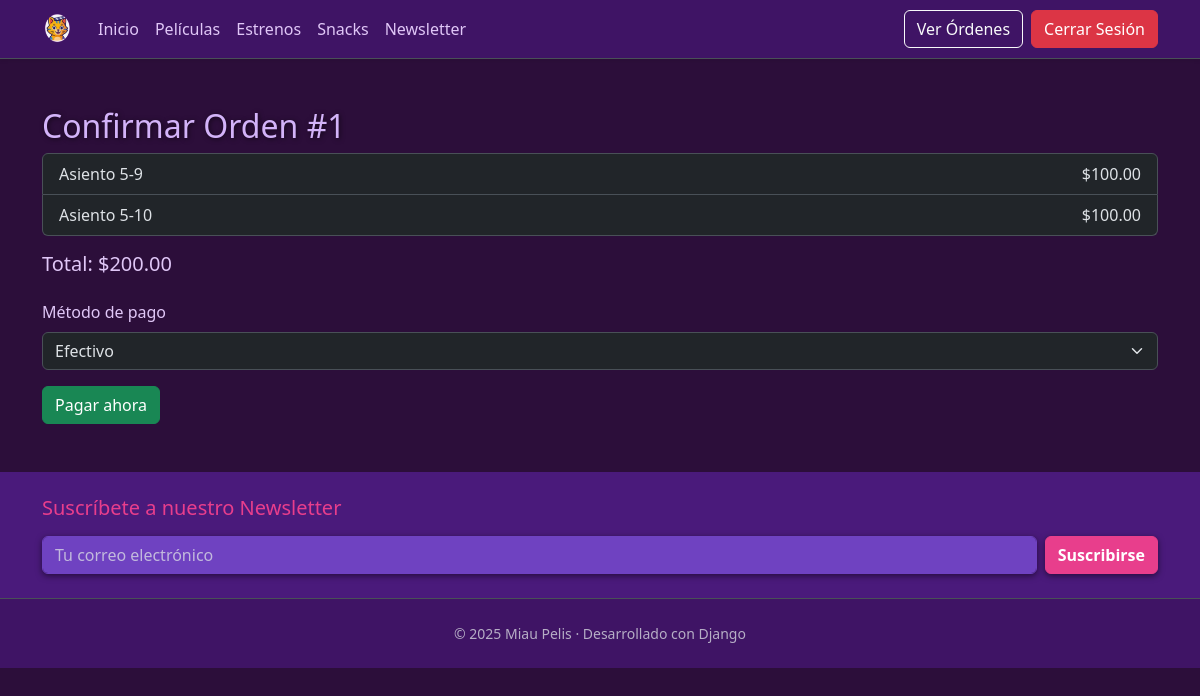
The page /order/1/confirm/ (signed in) on the database its author committed.
### cinema/models.py (models this page shows, shortened)
class TimeStampedModel(models.Model):
    created = models.DateTimeField(auto_now_add=True)
    updated = models.DateTimeField(auto_now=True)
    class Meta:
        abstract = True
        ordering = ('-created',)

class Order(TimeStampedModel):
    customer      = models.ForeignKey(Customer, on_delete=models.SET_NULL, null=True, related_name='orders')
    payment_method= models.CharField(max_length=3, choices=PaymentMethod.choices)
    total_amount  = models.DecimalField(max_digits=8, decimal_places=2)
    paid_at       = models.DateTimeField(null=True, blank=True)
    class Status(models.TextChoices):
        PENDING  = 'PEN', 'Pendiente'
        PAID     = 'PAI', 'Pagada'
        CANCELED = 'CAN', 'Cancelada'
    status        = models.CharField(max_length=3, choices=Status.choices, default=Status.PENDING)

class OrderTicket(models.Model):
    order   = models.ForeignKey(Order, on_delete=models.CASCADE, related_name='order_tickets')
    ticket  = models.OneToOneField(Ticket, on_delete=models.CASCADE)  # un ticket sólo puede pertenecer a una orden

class Ticket(TimeStampedModel):
    showtime      = models.ForeignKey(Showtime, on_delete=models.PROTECT, related_name='tickets')
    seat          = models.ForeignKey(Seat, on_delete=models.PROTECT)
    customer      = models.ForeignKey(Customer, on_delete=models.SET_NULL, null=True, blank=True, related_name='tickets')
    status        = models.CharField(max_length=3, choices=ReservationStatus.choices, default=ReservationStatus.RESERVED)
    price         = models.DecimalField(max_digits=6, decimal_places=2)
    qr_code       = models.ImageField(upload_to='tickets/qr/', blank=True)  # opcional
    class Meta:
        unique_together = (('showtime', 'seat'),)  # evita doble venta
        ordering = ('showtime', 'seat')

class Seat(models.Model):
    auditorium    = models.ForeignKey(Auditorium, on_delete=models.CASCADE, related_name='seats')
    row           = models.PositiveSmallIntegerField()
    col           = models.PositiveSmallIntegerField()
    seat_type     = models.CharField(max_length=20, default='standard')  # ej. VIP, 4DX…
    class Meta:
        unique_together = (('auditorium', 'row', 'col'),)
        ordering = ('row', 'col')

### cinema/views.py (the view, shortened to what this page needs)
# urls.py: path('order/<int:order_id>/confirm/',OrderConfirmView.as_view(),name='order_confirm'),
class OrderConfirmView(LoginRequiredMixin, View):
   login_url = 'login'
   template_name = 'order_confirm.html'
   def get(self, request, order_id):
       order = get_object_or_404(
           Order, id=order_id, customer=request.user.customer
       )
       return render(request, self.template_name, {
           'order': order,
           'payment_choices': PaymentMethod.choices
       })

### cinema/templates/order_confirm.html (shortened to what this page needs)
{% extends "baseHome.html" %}
{% block content %}
 <h2>Confirmar Orden #{{ order.id }}</h2>
 <ul class="list-group mb-3">
   {% for ot in order.order_tickets.all %}
     <li class="list-group-item d-flex justify-content-between">
       Asiento {{ ot.ticket.seat.row }}-{{ ot.ticket.seat.col }}
       <span>${{ ot.ticket.price }}</span>
     </li>
   {% endfor %}
 </ul>
 <p class="h5">Total: ${{ order.total_amount }}</p>
 <form method="post" class="mt-4">
   <div class="mb-3">
     <label for="payment_method" class="form-label">Método de pago</label>
     <select name="payment_method" id="payment_method" class="form-select">
       {% for code,label in payment_choices %}
         <option value="{{ code }}">{{ label }}</option>
       {% endfor %}
     </select>
   </div>
   <button type="submit" class="btn btn-success">Pagar ahora</button>
 </form>
{% endblock %}

### static/css/site.css (style rules this page uses)
body { background-color: #2c0e3a; color: #e0c7f7; font-family: 'Segoe UI', Tahoma, Geneva, Verdana, sans-serif; }
h1, h2, h3, .display-3 { color: #d3b3f9; text-shadow: 1px 1px 5px rgba(0, 0, 0, 0.6); }

### rows shown on the page
Order: id "1", total_amount "200.00"
OrderTicket: ticket.seat.row "5", ticket.seat.col "9", ticket.price "100.00"
OrderTicket: ticket.seat.row "5", ticket.seat.col "10", ticket.price "100.00"

### other values the page prints
form field payment_method "Efectivo"
